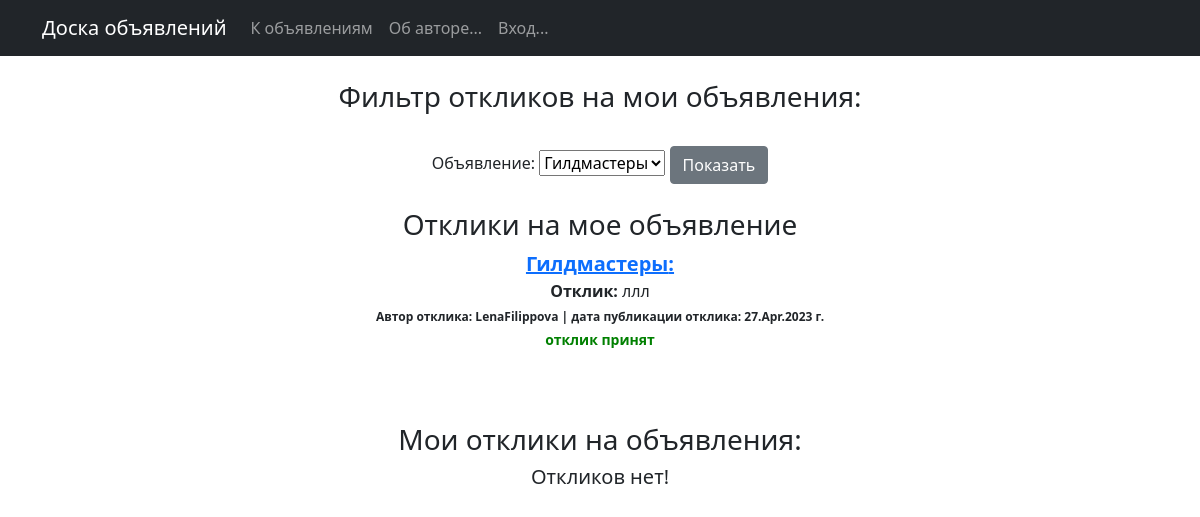
Screenshot of /responses/2 (signed in) with the database file from the repository.
### board/models.py (models this page shows, shortened)
class Post(models.Model):
    author = models.ForeignKey(User, on_delete=models.CASCADE)
    CATEGORY = (
        ('tanks', 'Танки'),
        ('healers', 'Хилы'),
        ('dd', 'ДД'),
        ('dealers', 'Торговцы'),
        ('gildmasters', 'Гилдмастеры'),
        ('quest_givers', 'Квестгиверы'),
        ('blacksmiths', 'Кузнецы'),
        ('tanners', 'Кожевники'),
        ('potions_makers', 'Зельевары'),
        ('spell_masters', 'Мастера заклинаний')
    )
    category = models.CharField(max_length=15, choices=CATEGORY, verbose_name='Категория...')
    dateCreation = models.DateTimeField(auto_now_add=True)
    title = models.CharField(max_length=256, verbose_name='Названик...')
    text = RichTextField()

class Response(models.Model):
    author = models.ForeignKey(User, on_delete=models.CASCADE)
    text = TextField()
    post = models.ForeignKey(Post, on_delete=models.CASCADE)
    status = models.BooleanField(default=False)
    dateCreation = models.DateTimeField(auto_now_add=True)

### board/views.py (the view, shortened to what this page needs)
# urls.py: path('responses', Responses.as_view(), name='responses'),
class Responses(LoginRequiredMixin, ListView):
    model = Response
    template_name = 'responses.html'
    context_object_name = 'responses'
    def get_context_data(self, **kwargs):
        context = super(Responses, self).get_context_data(**kwargs)
        global title
        """
        Далее в условии - если пользователь попал на страницу через ссылку из письма, в которой содержится
        ID поста для фильтра - фильтр работает по этому ID
        """
        if self.kwargs.get('pk') and Post.objects.filter(id=self.kwargs.get('pk')).exists():
            title = str(Post.objects.get(id=self.kwargs.get('pk')).title)
            print(title)
        context['form'] = ResponsesFilterForm(self.request.user, initial={'title': title})
        context['title'] = title
        if title:
            post_id = Post.objects.get(title=title)
            context['filter_responses'] = list(Response.objects.filter(post_id=post_id).order_by('-dateCreation'))
            context['response_post_id'] = post_id.id
        else:
            context['filter_responses'] = list(Response.objects.filter(post_id__author_id=self.request.user).order_by('-dateCreation'))
        context['myresponses'] = list(Response.objects.filter(author_id=self.request.user).order_by('-dateCreation'))
        return context

### board/forms.py
class ResponsesFilterForm(forms.Form):
    def __init__(self, user, *args, **kwargs):
        super(ResponsesFilterForm, self).__init__(*args, **kwargs)
        self.fields['title'] = forms.ModelChoiceField(
            label='Объявление',
            queryset=Post.objects.filter(author_id=user.id).order_by('-dateCreation').values_list('title', flat=True),
            empty_label="Все",
            required=False
        )

### templates/responses.html (shortened to what this page needs)
{% extends 'flatpages/default.html' %}
{% block content %}
    <br>
    <h3>Фильтр откликов на мои объявления:</h3><br>
	<form method="POST">
        {{ form }}
		<input class="btn btn-secondary" type="submit" value="Показать">
	</form><br>
    {% if title %}
        <h3>Oтклики на мое объявление</h3>
        <a href="/post/{{ response_post_id }}" style="font-size: 20px;"><b>{{ title }}:</b></a><br>
        {% if filter_responses %}
            {% for response in filter_responses %}
                <a><b>Отклик: </b></a>{{ response.text }}<br>
                <span style="font-size: 12px;"><b>Автор отклика: {{ response.author.username }} |
                    дата публикации отклика: {{ response.dateCreation|date:'d.M.Y' }} г.</b></span><br>
                {% if response.status == False %}
                    <a href="/response/accept/{{ response.id }}" style="font-size: 12px; color:green"><b>принять</b></a>
                    <a>&nbsp;&nbsp;&nbsp;</a>
                    <a href="/response/delete/{{ response.id }}" style="font-size: 12px; color:red"><b>удалить</b></a>
                {% else %}
                    <a style="font-size: 14px; color:green"><b>отклик принят</b></a>
                {% endif %}
                <br><br>
            {% endfor %}
        {% else %}
            <br>
            <h5>Откликов нет!</h5>
        {% endif %}
    {% endif %}
    <br><br>
    <h3>Мои отклики на объявления:</h3>
    {% if myresponses %}
        {% for response in myresponses %}
            <a><b>Объявление:</b></a>
            <a href="/post/{{ response.post_id }}" style="font-size: 20px;"><b>{{ response.post.title }}</b></a><br>
            <span style="font-size: 12px;"><b>Автор объявления:  {{ response.post.author.username }} |
                дата публикации объявления: {{ response.post.dateCreation|date:'d.M.Y' }} г.</b></span><br>
            <a><b>Мой отклик:</b></a>
            {{ response.text }}<br>
            <span style="font-size: 12px;"><b>Дата публикации отклика: {{ response.dateCreation|date:'d.M.Y' }} г.</b></span><br>
            {% if response.status == True %}
                <a style="font-size: 14px; color:green"><b>Автор объявления принял отклик!</b></a>
            {% else %}
                <a style="font-size: 14px; color:red"><b>Автор объявления пока не принял отклик!</b></a>
            {% endif %}
        <br><br>
        {% endfor %}
    {% else %}
        <h5>Откликов нет!</h5>
    {% endif %}
{% endblock content %}

### rows the page displays
Post: title "Гилдмастеры"
Response: text "ллл", author.username "LenaFilippova", dateCreation "27.Apr.2023", status "отклик принят"
